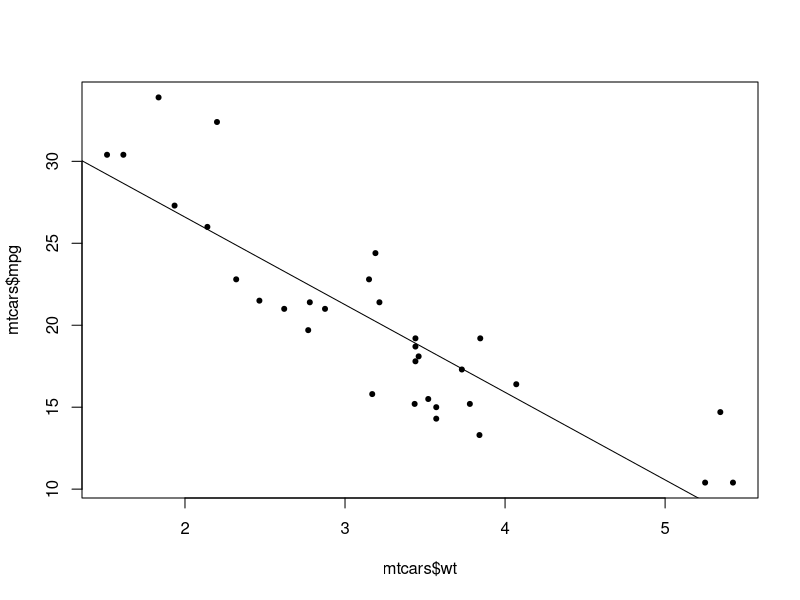

This chart was generated by the following R code: (Note: this script raises an error after producing the figure.)
###################################
###################################
########                   ########
########   Data Science 3  ########
########       Lab 6 -     ######## 
########  21st Nov. 2023    ########
########                   ########
###################################
###################################
#Samuel Kobina Gyasi

# Welcome to lab number 6. Today we'll be learning a few more 
# R/general programming concepts before moving onto lecture examples

########################################
####    Boolean logic, continued    ####
########################################

# the main logic operators in R are as follows:
# the NOT operator, !, turns TRUE into FALSE and vice versa
!TRUE
!FALSE
# the AND operator, &, returns TRUE only if elements on both sides of the operator are TRUE
1==1 & 2==1
# the inclusive OR operator, |, returns TRUE if EITHER of the elements are TRUE
1==1 | 2==1

# there is no operator for exclusive OR, but there is a function, xor()
xor(1==1 , 2==2)

# 1.1 
# mtcars is a database of cars with several variables such as horsepower, weight, number of cylinders etc.
data(mtcars)
head(mtcars)
# Using indexing (square brackets) and the & operator, write a line of code
# that selects only the rows of mtcars with at least 6 cylinders (mtcars$cyl >= 6) and horsepower of at least 110 (mtcars$hp >= 110). Remember to include all the columns.

### 1.2
# Now select only those rows with either high efficiency (miles per gallon (mpg) of at least 25) or low weight (wt <= 2.5)

#############################
####    If statements    ####
#############################

# The if() function will execute everything after it, either on the same line or in {} brackets,
# only if there is a TRUE boolean statement within the parentheses
x <- 5
if(x > 3) print ('This statement is true')
if(x-4==1){
  new_object <- c('this','statement','is','also','true')
  print(new_object)
}

### 2.1
# Write a function called probe, that takes two arguments, n and w.
# The function should return a character vector of length n, consisting of 'Water' and 'Land', sampled with probability w. (so probability of sampling 'Water' is w)
# If the p argument is not numeric, or if it is not between 0 and 1, the function should return the following message:
# "Please input a probability between 0 and 1"


# After the if statement we can put an else statement:
if(x-4>1){
  new_object <- c('this','statement','is','also','true')
  print(new_object)
}else{
  print('This is untrue')
}

# A simplified version of if()else is the following:
ifelse(x/2==7,print('Definitely true'),print('categorically false'))

##################################
####    Paste and strsplit    ####
##################################

# paste() and strsplit() can be used to join and separate
# character objects (strings), respectively. For example:

paste('Hello','world!', sep='_')
strsplit('Hello to you too. /My name is Ed.', split='/')

# You'll notice that strsplit returns a list. This allows us to vectorise the function:
strsplit(rownames(mtcars),split=' ')


#####################
####    Loops    ####
#####################

# Loops are algorithms that repeat a procedure over and over until they are instructed to stop.
# There are two main kinds:
# FOR loops iterate over a predetermined set (vector, list, etc)
fruits <- c('apple','banana', 'pineapple','mango','orange')
for(i in fruits){
  print(paste('My favourite fruit is',i,sep=': '))
}

useless_function <- function(n){
  for (i in 1:n){
    print(paste0(i,'. This number is: ', c('even','odd')[i%%2 +1]))
  }
}
useless_function(7)

### 4.1 
data(iris)

# Write a for loop that iterates over the column names of the iris dataset and print each together with the number of characters in the column name in parenthesis. Example output: Sepal.Length (12). To get the number of characters use the function nchar().

# Next, WHILE loops continue to loop until the boolean statment in the defining parentheses, e.g.
x <- 0
while(x<100){
  print(x)
  x <- x+sample(1:20,1)
}

### 4.2 How many numbers do you need in the sequence 1*2*3*4*5*... before the product exceeds 10 million?
# Use a while loop to get the answer

###################################
####    Linear models intro    ####
###################################

# We can run an OLS linear model using lm()
# Inside the lm and other model functions we use formulas
# Formulas have the dependent variable on the left and the independent (predictor) variables on the right with a ~ in between
# Lets run a bivariate regression of car weight (in 1000 pounds/500 kg) on miles per gallon (1mpg = 1km/L)
model <- lm(mtcars$mpg ~ mtcars$wt)
summary(model)
### 5.1
# What does the Estimate for the (Intercept) number represent?
plot(mtcars$wt,mtcars$mpg ,pch=20)
abline(model)
#Intercept:It is the predicted value fuel efficiency of a car that weighs 0lbs

### 5.2
# What does the Estimate for the mtcars$wt number represent?
#Answer
#It is the predicted change in fuel efficiency associated with 1 unit change in weight(1000lbs change in weights)

### 5.3 
# Is the relationship between these two variables positive or negative? Why do you think that might be?
#Answer :the relationship is negative ,because the slope is negative .The bigger the car the more fuel it takes to move.
#bigger cars use more energy

### 5.4 What is the predicted average efficiency in miles per gallon of a 4000 pound (2000kg) car?
37.2851+(-5.3445)*4  #=15.9071

# Let's transform the independent variable:
mtcars$wt_centred <- mtcars$wt - mean(mtcars$wt)

mean(mtcars$wt)
var(mtcars$wt)


mean(mtcars$wt_centered)
var(mtcars$wt_centered)


### 5.5
# compare the mean and variance of the new variable with the untransformed variable. What do you notice?

### 5.6
# Run a new regression with new independent variable
# What do you notice about the estimates?
# What is the interpretation of the (Intercept) estimate in this regression?

model2 <- lm(mtcars$mpg ~ mtcars$wt_centered)
summary(model2)

#The slope stays the same but the intercept changes
#The new intercepts represents the predicted fuel efficiency for a car of average weight

### 5.7
# Run the following code:
y <- mtcars$mpg
x <- cbind(1,mtcars$wt)

# A couple of functions for you to know:
# t() returns the transpose of any matrix
# solve() returns the inverse of any (invertible) matrix
# %*% is matrix multiplication
# with that in mind try to code the following expression in R:
# (x'x)^(-1) * (x'y)
# where ' means the transpose
# Run the code you have written. What do you find?



